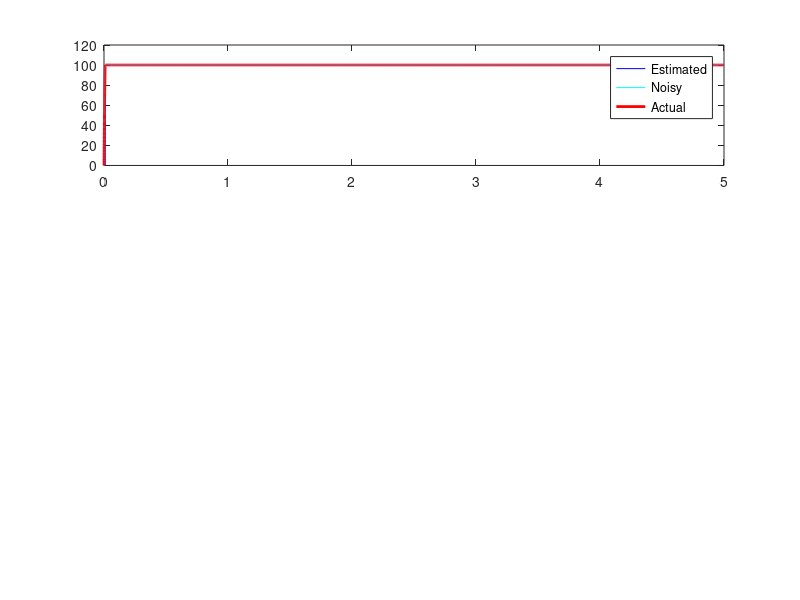

MATLAB code to generate this figure: (Note: this script raises an error after producing the figure.)
clear;
load('result_data.mat')
y1 = y(:,1);
y2 = y(:,2);
u1 = u(:,1);
u2 = u(:,2);

%Noisy Outputs
y_n1 = noisy_y(:,1);
y_n2 = noisy_y(:,2);

%Estimator states (In terms of output only)
y_hat1 = y_hat(:,1);
y_hat2 = y_hat(:,2)

%Sensor and Controller Voltages
u_v1 = u_v(:,1);
u_v2 = u_v(:,2);
y_v1 = y_v(:,1);
y_v2 = y_v(:,2);

w1 = x(:,1);
w2 = x(:,2);

% Input after amplifier
ug1 = u_gain(:,1);
ug2 = u_gain(:,2);

% Input disturbance
dist1 = dist(:,1);
dist2 = dist(:,2);


if(reference==10)
    y1_p = y_ref(1) * 1.1; % +10%
    y1_m = y_ref(1) * 0.9; % -10%

    y2_p = y_ref(2) * 1.1; % +10%
    y2_m = y_ref(2) * 0.9; % -10%
elseif(reference==5)
    y1_p = y_ref(1) * 1.05; % +5%
    y1_m = y_ref(1) * 0.95; % -5%

    y2_p = y_ref(2) * 1.105; % +5%
    y2_m = y_ref(2) * 0.95; % -5%
end

figure(10)
subplot(311)
plot(time, y_hat1, 'b', time, y_n1, 'c', time,y1,'r', 'LineWidth',2)
legend('Estimated', 'Noisy', 'Actual');
if(ref==1)
    yline(y1_p,'--')
    yline(y1_m,'--')
end
grid
title('Jockey Wheel Speed')
ylabel('Speed [rad/s]')

subplot(312)
plot(time, y_hat2, 'b', time, y_n2, 'c', time,y2,'r', 'LineWidth',2)
legend('Estimated', 'Noisy', 'Actual');
if(ref==1)
    yline(y2_p,'--')
    yline(y2_m,'--')
end
grid
title('Tension Arm Displacement')
ylabel('Displacement [m]')

subplot(313)
plot(time,u1,'b', time, u2, '--r', 'LineWidth',2)
%axis([0 Tsim -11 11])
title('Control effort')
legend('u1', 'u2');
grid
ylabel('Torque [N]')

xlabel('Time [s]')

%% Plot Voltage ranges
figure(12)
subplot(211)
plot(time, u_v1, 'r', time, u_v2, 'b');
legend('u1', 'u2');

subplot(212)
plot(time, y_v1, 'r', time, y_v2, 'b');
legend('w', 'x');


%% Input Disturbance
% figure(11)
% plot(time, ug1, 'r', time, ug2, 'b', time, dist1, 'g', time, dist2, 'm', 'LineWidth', 2);
% legend('u1', 'u2', 'dist1', 'dist2');
% title('Input Disturbance')
% ylabel('Torque [Nm]')
% grid
